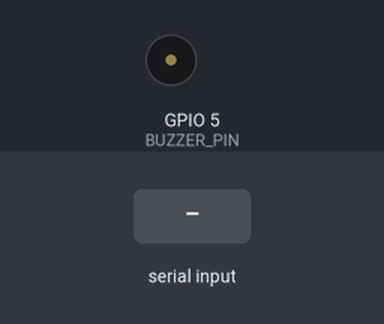
Recording of a sketch running on a simulated ESP32. On the bench: buzzer (waves = sounding, pin HIGH). The test bench sets the inputs (shaded band). What the sketch prints to the serial monitor is not drawn.

Above: at 1.2 s.
1.3 s: "1" received over Serial
At 2.7 s:
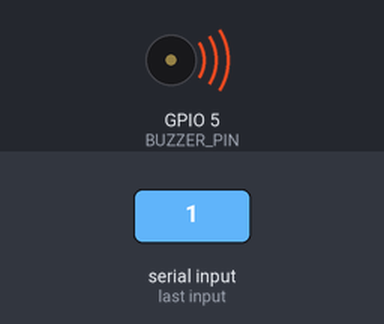
4.3 s: "0" received over Serial
Timing chart, 0 to 7.3 s (numbered marks = the images above; inputs shaded):
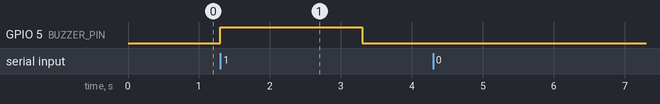

Measured:
- after the input at 1.3 s, GPIO 5 (BUZZER_PIN): LOW → HIGH at once, → LOW 2.0 s later
- after the input at 4.3 s, every drawn part: stays the same

The sketch:

esp_code.ino
```cpp
#define BUZZER_PIN 5  // Buzzer connected to GPIO5

void setup() {
    Serial.begin(115200);
    pinMode(BUZZER_PIN, OUTPUT);
    Serial.println("ESP32 Ready!");
}

void loop() {
    if (Serial.available()) {
        char command = Serial.read();  // Read command from Python

        if (command == '1') {
            Serial.println("🚨 Wild animal detected! Activating buzzer...");
            digitalWrite(BUZZER_PIN, HIGH);
            delay(2000);  // Buzzer ON for 2 seconds
            digitalWrite(BUZZER_PIN, LOW);
        } else if (command == '0') {
            Serial.println("✅ No wild animal detected. Buzzer OFF.");
            digitalWrite(BUZZER_PIN, LOW);
        }
    }
}
```
